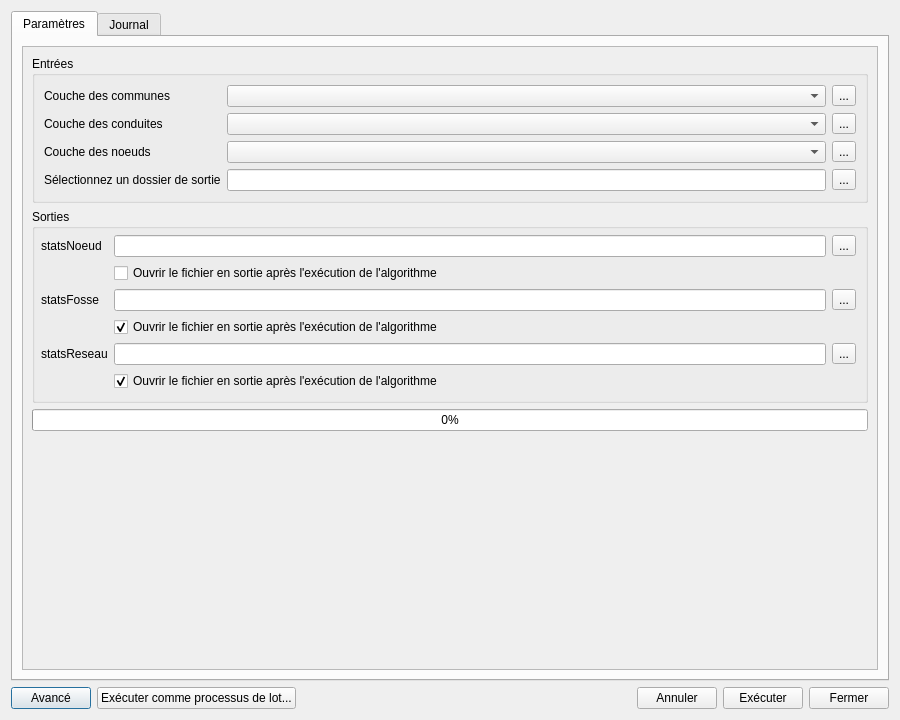
<?xml version="1.0" encoding="UTF-8"?>
<ui version="4.0">
 <class>SyntheseTerrainDialog</class>
 <widget class="QDialog" name="SyntheseTerrainDialog">
  <property name="geometry">
   <rect>
    <x>0</x>
    <y>0</y>
    <width>900</width>
    <height>720</height>
   </rect>
  </property>
  <property name="windowTitle">
   <string>ToolBox HU</string>
  </property>
  <layout class="QVBoxLayout" name="verticalLayout_main">
   <item>
    <widget class="QTabWidget" name="onglets">
     <property name="currentIndex">
      <number>0</number>
     </property>
     <widget class="QWidget" name="tab_parametres">
      <attribute name="title">
       <string>Paramètres</string>
      </attribute>
      <layout class="QVBoxLayout" name="verticalLayout_tab_param">
       <item>
        <widget class="QScrollArea" name="zone_defilante">
         <property name="widgetResizable">
          <bool>true</bool>
         </property>
         <widget class="QWidget" name="scrollAreaWidgetContents">
          <property name="geometry">
           <rect>
            <x>0</x>
            <y>0</y>
            <width>856</width>
            <height>625</height>
           </rect>
          </property>
          <layout class="QVBoxLayout" name="verticalLayout_scrollContents">
           <item>
            <widget class="QGroupBox" name="groupe_entrees">
             <property name="title">
              <string>Entrées</string>
             </property>
             <layout class="QFormLayout" name="formLayout_entrees">
              <item row="0" column="0">
               <widget class="QLabel" name="label_couche_communes">
                <property name="text">
                 <string>Couche des communes</string>
                </property>
               </widget>
              </item>
              <item row="0" column="1">
               <layout class="QHBoxLayout" name="hLayout_communes">
                <item>
                 <widget class="QComboBox" name="couche_communes"/>
                </item>
                <item>
                 <widget class="QToolButton" name="btn_couche_communes">
                  <property name="text">
                   <string>...</string>
                  </property>
                 </widget>
                </item>
               </layout>
              </item>
              <item row="1" column="0">
               <widget class="QLabel" name="label_couche_conduites">
                <property name="text">
                 <string>Couche des conduites</string>
                </property>
               </widget>
              </item>
              <item row="1" column="1">
               <layout class="QHBoxLayout" name="hLayout_conduites">
                <item>
                 <widget class="QComboBox" name="couche_conduites"/>
                </item>
                <item>
                 <widget class="QToolButton" name="btn_couche_conduites">
                  <property name="text">
                   <string>...</string>
                  </property>
                 </widget>
                </item>
               </layout>
              </item>
              <item row="2" column="0">
               <widget class="QLabel" name="label_couche_noeuds">
                <property name="text">
                 <string>Couche des noeuds</string>
                </property>
               </widget>
              </item>
              <item row="2" column="1">
               <layout class="QHBoxLayout" name="hLayout_noeuds">
                <item>
                 <widget class="QComboBox" name="couche_noeuds"/>
                </item>
                <item>
                 <widget class="QToolButton" name="btn_couche_noeuds">
                  <property name="text">
                   <string>...</string>
                  </property>
                 </widget>
                </item>
               </layout>
              </item>
              <item row="3" column="0">
               <widget class="QLabel" name="label_dossier_sortie">
                <property name="text">
                 <string>Sélectionnez un dossier de sortie</string>
                </property>
               </widget>
              </item>
              <item row="3" column="1">
               <layout class="QHBoxLayout" name="hLayout_dossier_sortie">
                <item>
                 <widget class="QLineEdit" name="dossier_sortie"/>
                </item>
                <item>
                 <widget class="QToolButton" name="btn_dossier_sortie">
                  <property name="text">
                   <string>...</string>
                  </property>
                 </widget>
                </item>
               </layout>
              </item>
             </layout>
            </widget>
           </item>
           <item>
            <widget class="QGroupBox" name="groupe_sorties">
             <property name="title">
              <string>Sorties</string>
             </property>
             <layout class="QGridLayout" name="gridLayout_sorties">
              <property name="leftMargin">
               <number>6</number>
              </property>
              <property name="topMargin">
               <number>6</number>
              </property>
              <property name="spacing">
               <number>6</number>
              </property>
              <item row="0" column="0">
               <widget class="QLabel" name="label_stats_noeud">
                <property name="text">
                 <string>statsNoeud</string>
                </property>
               </widget>
              </item>
              <item row="0" column="1">
               <widget class="QLineEdit" name="stats_noeud"/>
              </item>
              <item row="0" column="2">
               <widget class="QToolButton" name="btn_stats_noeud">
                <property name="text">
                 <string>...</string>
                </property>
               </widget>
              </item>
              <item row="1" column="1">
               <widget class="QCheckBox" name="coche_ouvrir_stats_noeud">
                <property name="text">
                 <string>Ouvrir le fichier en sortie après l'exécution de l'algorithme</string>
                </property>
                <property name="checked">
                 <bool>false</bool>
                </property>
               </widget>
              </item>
              <item row="2" column="0">
               <widget class="QLabel" name="label_stats_fosse">
                <property name="text">
                 <string>statsFosse</string>
                </property>
               </widget>
              </item>
              <item row="2" column="1">
               <widget class="QLineEdit" name="stats_fosse"/>
              </item>
              <item row="2" column="2">
               <widget class="QToolButton" name="btn_stats_fosse">
                <property name="text">
                 <string>...</string>
                </property>
               </widget>
              </item>
              <item row="3" column="1">
               <widget class="QCheckBox" name="coche_ouvrir_stats_fosse">
                <property name="text">
                 <string>Ouvrir le fichier en sortie après l'exécution de l'algorithme</string>
                </property>
                <property name="checked">
                 <bool>true</bool>
                </property>
               </widget>
              </item>
              <item row="4" column="0">
               <widget class="QLabel" name="label_stats_reseau">
                <property name="text">
                 <string>statsReseau</string>
                </property>
               </widget>
              </item>
              <item row="4" column="1">
               <widget class="QLineEdit" name="stats_reseau"/>
              </item>
              <item row="4" column="2">
               <widget class="QToolButton" name="btn_stats_reseau">
                <property name="text">
                 <string>...</string>
                </property>
               </widget>
              </item>
              <item row="5" column="1">
               <widget class="QCheckBox" name="coche_ouvrir_stats_reseau">
                <property name="text">
                 <string>Ouvrir le fichier en sortie après l'exécution de l'algorithme</string>
                </property>
                <property name="checked">
                 <bool>true</bool>
                </property>
               </widget>
              </item>
             </layout>
            </widget>
           </item>
           <item>
            <widget class="QProgressBar" name="barre_progression">
             <property name="value">
              <number>0</number>
             </property>
             <property name="format">
              <string>%p%</string>
             </property>
            </widget>
           </item>
           <item>
            <spacer name="spacer_final">
             <property name="orientation">
              <enum>Qt::Vertical</enum>
             </property>
             <property name="sizeHint" stdset="0">
              <size>
               <width>20</width>
               <height>20</height>
              </size>
             </property>
            </spacer>
           </item>
          </layout>
         </widget>
        </widget>
       </item>
      </layout>
     </widget>
     <widget class="QWidget" name="tab_journal">
      <attribute name="title">
       <string>Journal</string>
      </attribute>
      <layout class="QVBoxLayout" name="verticalLayout_tab_journal">
       <item>
        <widget class="QTextEdit" name="journal">
         <property name="readOnly">
          <bool>true</bool>
         </property>
        </widget>
       </item>
      </layout>
     </widget>
    </widget>
   </item>
   <item>
    <layout class="QHBoxLayout" name="horizontalLayout_buttons">
     <item>
      <widget class="QPushButton" name="bouton_avance">
       <property name="text">
        <string>Avancé</string>
       </property>
      </widget>
     </item>
     <item>
      <widget class="QPushButton" name="bouton_lot">
       <property name="text">
        <string>Exécuter comme processus de lot...</string>
       </property>
      </widget>
     </item>
     <item>
      <spacer name="horizontalSpacer_middle">
       <property name="orientation">
        <enum>Qt::Horizontal</enum>
       </property>
       <property name="sizeHint" stdset="0">
        <size>
         <width>300</width>
         <height>20</height>
        </size>
       </property>
      </spacer>
     </item>
     <item>
      <widget class="QPushButton" name="bouton_annuler">
       <property name="text">
        <string>Annuler</string>
       </property>
      </widget>
     </item>
     <item>
      <widget class="QPushButton" name="bouton_exec">
       <property name="text">
        <string>Exécuter</string>
       </property>
      </widget>
     </item>
     <item>
      <widget class="QPushButton" name="bouton_fermer">
       <property name="text">
        <string>Fermer</string>
       </property>
      </widget>
     </item>
    </layout>
   </item>
  </layout>
 </widget>
 <resources/>
 <connections/>
</ui>
